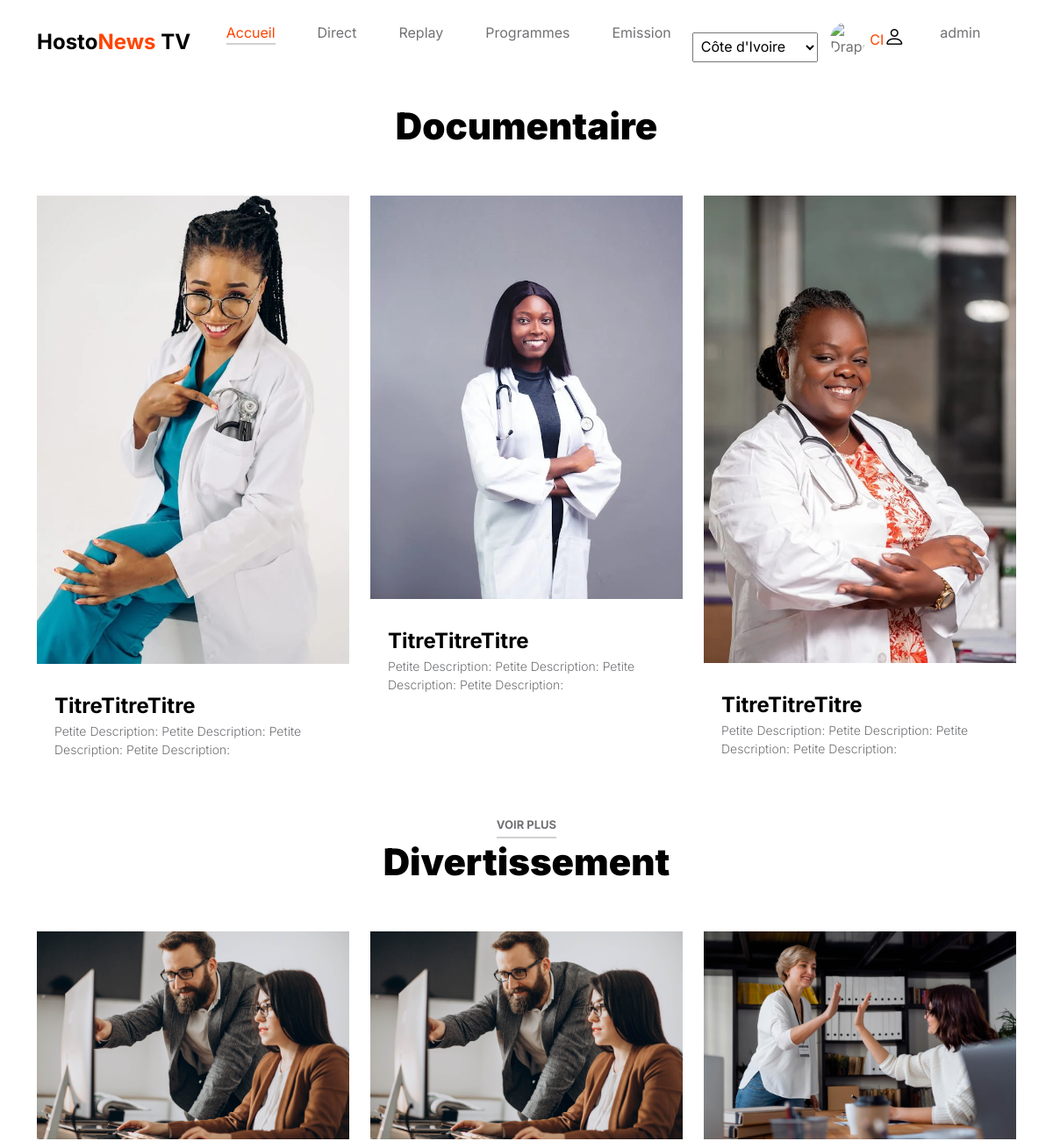
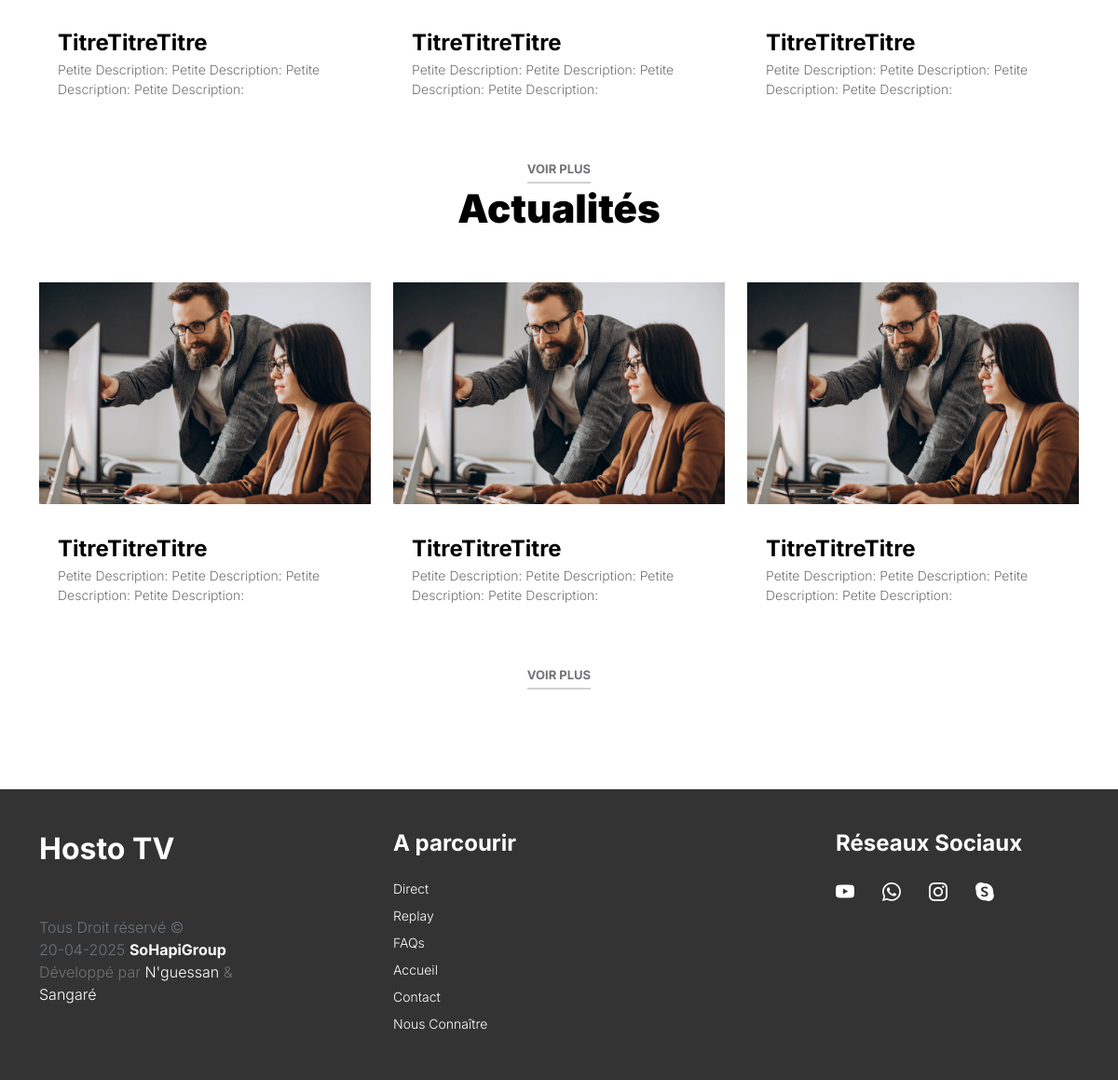
Screenshot of /emission.php with the database file from the repository (2 pictures, top to bottom).
### tables this page shows
CREATE TABLE IF NOT EXISTS `emissions` (
  `id` int NOT NULL AUTO_INCREMENT,
  `titre` varchar(255) NOT NULL,
  `url_emission` longtext NOT NULL,
  `le_status` varchar(255) DEFAULT 'avant-première',
  `ptt_description` text,
  `grd_description` text,
  `episode` int DEFAULT NULL,
  `image1` text,
  `image2` text,
  `categorie` varchar(100) DEFAULT NULL,
  `datePublication` datetime NOT NULL DEFAULT CURRENT_TIMESTAMP,
  `Videos` text,
  PRIMARY KEY (`id`)
);

### emission.php (called while the page is built, shortened)
<?php
    include('entete1.php');
    include('entete2.php');
    include('session_emission.php');
?>
<?php include('footer.php');

### session_emission.php (the view)
<?php
    $categoriesStmt = $pdo->query("SELECT DISTINCT categorie FROM emissions LIMIT 3");
    $categories = $categoriesStmt->fetchAll(PDO::FETCH_COLUMN);
    $emissionsByCategory = [];
    foreach ($categories as $key => $categorie) {
        $limit = ($key === 0) ? 3 : 3;
        $stmt = $pdo->prepare("SELECT* FROM emissions WHERE categorie = :categorie ORDER BY RAND() LIMIT :limit");
        $stmt->bindParam(':categorie', $categorie, PDO::PARAM_STR);
        $stmt->bindParam(':limit', $limit, PDO::PARAM_INT);
        $stmt->execute();
        $emissionsByCategory[$categorie] = $stmt->fetchAll(PDO::FETCH_ASSOC);
    }
?>
            <section class="featured-product section-padding">
                <div class="container">
                    <div class="row">
                        <?php foreach ($emissionsByCategory as $categorie => $emissions): ?>
                            <div class="col-12 text-center">
                                <h2 class="mb-5"><?= htmlspecialchars($categorie) ?></h2>
                            </div>
                            <?php foreach ($emissions as $emission): ?>
                                <div class="col-lg-4 col-12 mb-3">
                                    <div class="product-thumb">
                                        <a href="detail_emission.php?id=<?= $emission['id'] ?>">
                                            <img src="images/slideshow/emission/<?= htmlspecialchars($emission['image1']) ?>" class="img-fluid product-image" alt="Image de l'émission">
                                        </a>
                                        <div class="product-info d-flex">
                                            <div>
                                                <h5 class="product-title mb-0">
                                                    <a href="detail_emission.php?id=<?= $emission['id'] ?>" class="product-title-link"><?= htmlspecialchars($emission['titre']) ?></a>
                                                </h5>
                                                <p class="product-p"><?= htmlspecialchars($emission['ptt_description']) ?></p>
                                            </div>
                                        </div>
                                    </div>
                                </div>
                            <?php endforeach; ?>
                                <div class="col-12 text-center">
                                    <a href="category_emission.php?category=<?= htmlspecialchars($categorie) ?>" class="view-all">Voir Plus</a>
                                </div>
                        <?php endforeach; ?>
                    </div>
                </div>
            </section>

### css/tooplate-little-fashion.css (style rules this page uses)
:root { --white-color: #FFFFFF; --primary-color: #FF4400; --section-bg-color: #f0f8ff; --dark-color: #000000; --grey-color: #d0d1d1; --p-color: #717275; --body-font-family: 'Inter', sans-serif; --h5-font-size: 24px; --p-font-size: 20px; --copyright-text-font-size: 16px; --product-link-font-size: 14px; --custom-link-font-size: 12px; --font-weight-thin: 100; --font-weight-light: 300; --font-weight-normal: 400; --font-weight-bold: 700; --font-weight-black: 900; }
body, html { height: 100%; }
html { scroll-behavior: smooth; }
body { background: var(--white-color); font-family: var(--body-font-family); position: relative; }
h2, h3, h4, h5, h6 { color: var(--dark-color); line-height: inherit; }
h1, h2, h3, h4, h5, h6 { font-weight: var(--font-weight-bold); }
h1, h2 { font-weight: var(--font-weight-black); }
h2 { font-size: 42px; }
h5 { font-size: 24px; }
p { color: var(--p-color); font-size: var(--p-font-size); font-weight: var(--font-weight-light); }
a, button { touch-action: manipulation; transition: all 0.3s; }
a { color: var(--p-color); text-decoration: none; }
section { content-visibility: auto; contain-intrinsic-size: 700px; }
.section-padding { padding-top: 7rem; padding-bottom: 7rem; }
.product-thumb { background: var(--white-color); position: relative; transition: all 0.5s ease-out; }
.product-image { transition: all 0.5s ease-out; }
.product-info { padding: 30px 20px; }
.product-title-link { color: var(--dark-color); }
.product-p { font-size: var(--product-link-font-size); }
.view-all { text-transform: uppercase; color: var(--p-color); font-size: 13px; font-weight: var(--font-weight-bold); border-bottom: 2px solid var(--grey-color); padding-bottom: 6px; }

### rows the page displays
emissions: image1 (picture), titre "TitreTitreTitre", ptt_description "Petite Description: Petite Description: Petite Description: Petite Description:"
emissions: image1 (picture), titre "TitreTitreTitre", ptt_description "Petite Description: Petite Description: Petite Description: Petite Description:"
emissions: image1 (picture), titre "TitreTitreTitre", ptt_description "Petite Description: Petite Description: Petite Description: Petite Description:"
emissions: image1 (picture), titre "TitreTitreTitre", ptt_description "Petite Description: Petite Description: Petite Description: Petite Description:"
emissions: image1 (picture), titre "TitreTitreTitre", ptt_description "Petite Description: Petite Description: Petite Description: Petite Description:"
emissions: image1 (picture), titre "TitreTitreTitre", ptt_description "Petite Description: Petite Description: Petite Description: Petite Description:"
emissions: image1 (picture), titre "TitreTitreTitre", ptt_description "Petite Description: Petite Description: Petite Description: Petite Description:"
emissions: image1 (picture), titre "TitreTitreTitre", ptt_description "Petite Description: Petite Description: Petite Description: Petite Description:"
emissions: image1 (picture), titre "TitreTitreTitre", ptt_description "Petite Description: Petite Description: Petite Description: Petite Description:"

### other values shown
$categorie "Documentaire"
$categorie "Divertissement"
$categorie "Actualités"
$date->format("d-m-Y") "20-04-2025"
